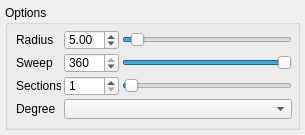
<?xml version="1.0" encoding="UTF-8"?>
<ui version="4.0">
 <class>Form</class>
 <widget class="QWidget" name="Form">
  <property name="geometry">
   <rect>
    <x>0</x>
    <y>0</y>
    <width>305</width>
    <height>135</height>
   </rect>
  </property>
  <property name="minimumSize">
   <size>
    <width>305</width>
    <height>135</height>
   </size>
  </property>
  <property name="maximumSize">
   <size>
    <width>16777215</width>
    <height>135</height>
   </size>
  </property>
  <property name="windowTitle">
   <string>Form</string>
  </property>
  <layout class="QGridLayout" name="gridLayout">
   <property name="margin">
    <number>5</number>
   </property>
   <property name="spacing">
    <number>3</number>
   </property>
   <item row="0" column="0">
    <widget class="QGroupBox" name="gb_options">
     <property name="title">
      <string>Options</string>
     </property>
     <layout class="QGridLayout" name="gridLayout_2">
      <property name="leftMargin">
       <number>8</number>
      </property>
      <property name="topMargin">
       <number>5</number>
      </property>
      <property name="rightMargin">
       <number>5</number>
      </property>
      <property name="bottomMargin">
       <number>5</number>
      </property>
      <property name="spacing">
       <number>3</number>
      </property>
      <item row="0" column="0">
       <layout class="QHBoxLayout" name="horizontalLayout">
        <property name="leftMargin">
         <number>0</number>
        </property>
        <item>
         <widget class="QLabel" name="lb_radius">
          <property name="minimumSize">
           <size>
            <width>45</width>
            <height>0</height>
           </size>
          </property>
          <property name="maximumSize">
           <size>
            <width>45</width>
            <height>15</height>
           </size>
          </property>
          <property name="text">
           <string>Radius</string>
          </property>
         </widget>
        </item>
        <item>
         <widget class="QDoubleSpinBox" name="dsp_radius">
          <property name="minimumSize">
           <size>
            <width>55</width>
            <height>0</height>
           </size>
          </property>
          <property name="maximumSize">
           <size>
            <width>55</width>
            <height>20</height>
           </size>
          </property>
          <property name="minimum">
           <double>0.010000000000000</double>
          </property>
          <property name="maximum">
           <double>100.000000000000000</double>
          </property>
          <property name="singleStep">
           <double>0.100000000000000</double>
          </property>
          <property name="value">
           <double>5.000000000000000</double>
          </property>
         </widget>
        </item>
        <item>
         <widget class="QSlider" name="hsl_radius">
          <property name="maximumSize">
           <size>
            <width>16777215</width>
            <height>15</height>
           </size>
          </property>
          <property name="minimum">
           <number>0</number>
          </property>
          <property name="maximum">
           <number>100</number>
          </property>
          <property name="singleStep">
           <number>1</number>
          </property>
          <property name="value">
           <number>5</number>
          </property>
          <property name="sliderPosition">
           <number>5</number>
          </property>
          <property name="tracking">
           <bool>false</bool>
          </property>
          <property name="orientation">
           <enum>Qt::Horizontal</enum>
          </property>
          <property name="invertedAppearance">
           <bool>false</bool>
          </property>
          <property name="invertedControls">
           <bool>false</bool>
          </property>
          <property name="tickPosition">
           <enum>QSlider::NoTicks</enum>
          </property>
          <property name="tickInterval">
           <number>0</number>
          </property>
         </widget>
        </item>
       </layout>
      </item>
      <item row="3" column="0">
       <layout class="QHBoxLayout" name="hl_degree">
        <item>
         <widget class="QLabel" name="lb_degree">
          <property name="minimumSize">
           <size>
            <width>45</width>
            <height>0</height>
           </size>
          </property>
          <property name="maximumSize">
           <size>
            <width>45</width>
            <height>15</height>
           </size>
          </property>
          <property name="text">
           <string>Degree</string>
          </property>
         </widget>
        </item>
        <item>
         <widget class="QComboBox" name="cbx_degree">
          <property name="maximumSize">
           <size>
            <width>16777215</width>
            <height>20</height>
           </size>
          </property>
         </widget>
        </item>
       </layout>
      </item>
      <item row="2" column="0">
       <layout class="QHBoxLayout" name="hl_sections">
        <property name="leftMargin">
         <number>0</number>
        </property>
        <item>
         <widget class="QLabel" name="lb_sections">
          <property name="minimumSize">
           <size>
            <width>45</width>
            <height>0</height>
           </size>
          </property>
          <property name="maximumSize">
           <size>
            <width>45</width>
            <height>15</height>
           </size>
          </property>
          <property name="text">
           <string>Sections</string>
          </property>
         </widget>
        </item>
        <item>
         <widget class="QSpinBox" name="sp_sections">
          <property name="minimumSize">
           <size>
            <width>55</width>
            <height>0</height>
           </size>
          </property>
          <property name="maximumSize">
           <size>
            <width>55</width>
            <height>20</height>
           </size>
          </property>
          <property name="minimum">
           <number>1</number>
          </property>
          <property name="maximum">
           <number>100</number>
          </property>
          <property name="value">
           <number>1</number>
          </property>
         </widget>
        </item>
        <item>
         <widget class="QSlider" name="hsl_sections">
          <property name="maximumSize">
           <size>
            <width>16777215</width>
            <height>15</height>
           </size>
          </property>
          <property name="minimum">
           <number>0</number>
          </property>
          <property name="maximum">
           <number>100</number>
          </property>
          <property name="singleStep">
           <number>1</number>
          </property>
          <property name="value">
           <number>1</number>
          </property>
          <property name="sliderPosition">
           <number>1</number>
          </property>
          <property name="tracking">
           <bool>false</bool>
          </property>
          <property name="orientation">
           <enum>Qt::Horizontal</enum>
          </property>
          <property name="invertedAppearance">
           <bool>false</bool>
          </property>
          <property name="invertedControls">
           <bool>false</bool>
          </property>
          <property name="tickPosition">
           <enum>QSlider::NoTicks</enum>
          </property>
          <property name="tickInterval">
           <number>0</number>
          </property>
         </widget>
        </item>
       </layout>
      </item>
      <item row="1" column="0">
       <layout class="QHBoxLayout" name="hl_sweep">
        <property name="leftMargin">
         <number>0</number>
        </property>
        <item>
         <widget class="QLabel" name="lb_sweep">
          <property name="minimumSize">
           <size>
            <width>45</width>
            <height>0</height>
           </size>
          </property>
          <property name="maximumSize">
           <size>
            <width>45</width>
            <height>15</height>
           </size>
          </property>
          <property name="text">
           <string>Sweep</string>
          </property>
         </widget>
        </item>
        <item>
         <widget class="QSpinBox" name="sp_sweep">
          <property name="minimumSize">
           <size>
            <width>55</width>
            <height>0</height>
           </size>
          </property>
          <property name="maximumSize">
           <size>
            <width>55</width>
            <height>20</height>
           </size>
          </property>
          <property name="maximum">
           <number>360</number>
          </property>
          <property name="value">
           <number>360</number>
          </property>
         </widget>
        </item>
        <item>
         <widget class="QSlider" name="hsl_sweep">
          <property name="maximumSize">
           <size>
            <width>16777215</width>
            <height>15</height>
           </size>
          </property>
          <property name="minimum">
           <number>0</number>
          </property>
          <property name="maximum">
           <number>360</number>
          </property>
          <property name="singleStep">
           <number>1</number>
          </property>
          <property name="value">
           <number>360</number>
          </property>
          <property name="sliderPosition">
           <number>360</number>
          </property>
          <property name="tracking">
           <bool>false</bool>
          </property>
          <property name="orientation">
           <enum>Qt::Horizontal</enum>
          </property>
          <property name="invertedAppearance">
           <bool>false</bool>
          </property>
          <property name="invertedControls">
           <bool>false</bool>
          </property>
          <property name="tickPosition">
           <enum>QSlider::NoTicks</enum>
          </property>
          <property name="tickInterval">
           <number>0</number>
          </property>
         </widget>
        </item>
       </layout>
      </item>
     </layout>
    </widget>
   </item>
  </layout>
 </widget>
 <resources/>
 <connections/>
</ui>
